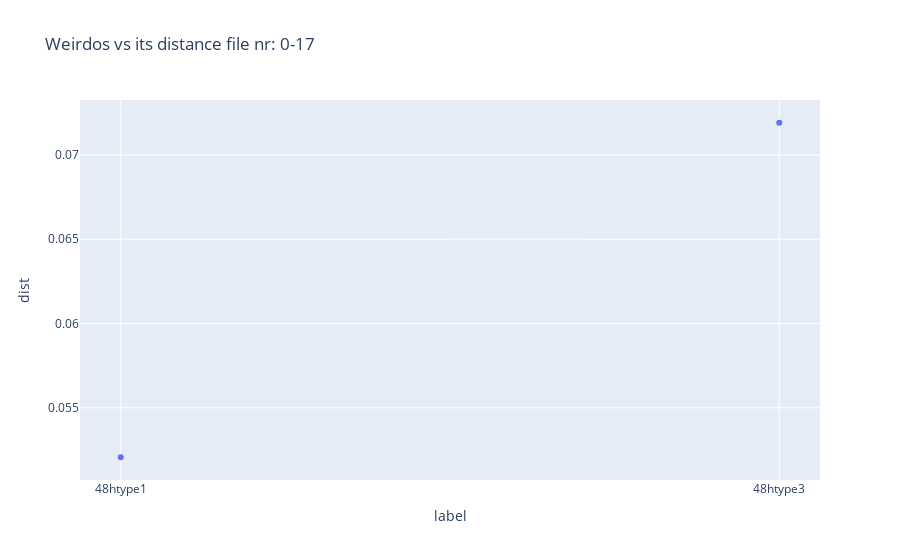

Notebook source saved alongside this figure:
### Markdown cell above
# weirdos of 0:17

### Code cell
dataframe =  file_loc_important_cols.sort_values("toten [eV]", ascending=True)[0:17].reset_index()
el = "Li"

col_atom_mapping_el_w_dist_label = f'top1_sorted_idxweirdo_dist_label_{el}'

dist_weirdos_el_appendend = []
label_weirdos_el_appended = []
idx_appended = []

for idx in range(dataframe["geometry"].size):
    atom_mapping_el_w_dist_label = dataframe.at[idx, col_atom_mapping_el_w_dist_label]

    for i in atom_mapping_el_w_dist_label.values():
        dist = i[0]['dist']
        label = i[0]['label']

        dist_weirdos_el_appendend.append(dist)
        label_weirdos_el_appended.append(label)
        idx_appended.append(idx)

df = pd.DataFrame({'dist': dist_weirdos_el_appendend, 'label': label_weirdos_el_appended, 'idx_nr': idx_appended})


fig = px.scatter(df, 
                x = 'label', 
                y = 'dist',
                title = 'Weirdos vs its distance file nr: 0-17'
                )

fig.show(config={'scrollZoom': True})

### Figure 1 — Plotly figure (JSON) as saved in the notebook; plotly's stock layout.template omitted (floating-point values rounded to 4 significant figures)
{"data": [{"hovertemplate": "label=%{x}<br>dist=%{y}<extra></extra>", "legendgroup": "", "marker": {"color": "#636efa", "symbol": "circle"}, "mode": "markers", "name": "", "orientation": "v", "showlegend": false, "type": "scatter", "x": ["48htype1", "48htype3"], "xaxis": "x", "y": [0.05206, 0.07191], "yaxis": "y"}], "layout": {"legend": {"tracegroupgap": 0}, "title": {"text": "Weirdos vs its distance file nr: 0-17"}, "xaxis": {"anchor": "y", "domain": [0, 1], "title": {"text": "label"}}, "yaxis": {"anchor": "x", "domain": [0, 1], "title": {"text": "dist"}}}}
